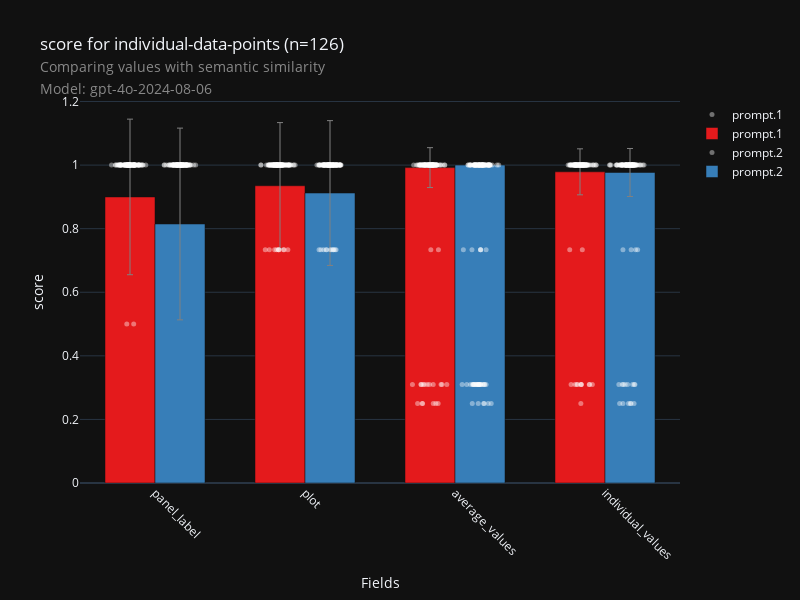

Source (notebook cell):
### Code cell
fig, df_data, df_metadata = check_visualization(
    "fig-checklist",
    "individual-data-points",
    metric="semantic_similarity",
    score="score",
    model=MODEL
)
fig.show()

### Figure 1 — Plotly figure (JSON) as saved in the notebook; plotly's stock layout.template omitted (floating-point values rounded to 4 significant figures; data arrays with more than 128 entries replaced by an {"elided": "..."} marker saying what was removed)
{"data": [{"hovertext": {"elided": "504 str values"}, "marker": {"color": "white", "line": {"color": "white", "width": 0}, "opacity": 0.4, "size": 5}, "mode": "markers", "name": "prompt.1", "showlegend": true, "type": "scatter", "x": {"elided": "504 float values"}, "y": {"elided": "504 float values"}}, {"error_y": {"array": [0.2447, 0.1986, 0.06275, 0.07233], "color": "grey", "thickness": 1, "type": "data", "visible": true, "width": 3}, "hovertext": ["Field: average_values<br>0.8998525968146702: 0.900<br>Prompt: prompt.1", "Field: individual_values<br>0.9350733406960018: 0.935<br>Prompt: prompt.1", "Field: panel_label<br>0.9920624012038821: 0.992<br>Prompt: prompt.1", "Field: plot<br>0.9788488187487163: 0.979<br>Prompt: prompt.1"], "marker": {"color": "rgb(228,26,28)"}, "name": "prompt.1", "showlegend": true, "type": "bar", "width": 0.3333, "x": [-0.1667, 0.8333, 1.833, 2.833], "y": [0.8999, 0.9351, 0.9921, 0.9788]}, {"hovertext": {"elided": "504 str values"}, "marker": {"color": "white", "line": {"color": "white", "width": 0}, "opacity": 0.4, "size": 5}, "mode": "markers", "name": "prompt.2", "showlegend": true, "type": "scatter", "x": {"elided": "504 float values"}, "y": {"elided": "504 float values"}}, {"error_y": {"array": [0.3016, 0.2278, 0.0, 0.07553], "color": "grey", "thickness": 1, "type": "data", "visible": true, "width": 3}, "hovertext": ["Field: average_values<br>0.814746018203478: 0.815<br>Prompt: prompt.2", "Field: individual_values<br>0.912046526159559: 0.912<br>Prompt: prompt.2", "Field: panel_label<br>1.0: 1.000<br>Prompt: prompt.2", "Field: plot<br>0.976733700623588: 0.977<br>Prompt: prompt.2"], "marker": {"color": "rgb(55,126,184)"}, "name": "prompt.2", "showlegend": true, "type": "bar", "width": 0.3333, "x": [0.1667, 1.167, 2.167, 3.167], "y": [0.8147, 0.912, 1.0, 0.9767]}], "layout": {"boxmode": "group", "height": 600, "showlegend": true, "title": {"text": "score for individual-data-points (n=126)<br><span style=\"font-size: 0.8em; color: #888;\">Comparing values with semantic similarity</span><br><span style=\"font-size: 0.8em; color: #888;\">Model: gpt-4o-2024-08-06</span>"}, "width": 800, "xaxis": {"range": [-0.5, 3.5], "tickangle": 45, "ticktext": ["panel_label", "plot", "average_values", "individual_values"], "tickvals": [0, 1, 2, 3], "title": {"text": "Fields"}}, "yaxis": {"title": {"text": "score"}}}}
